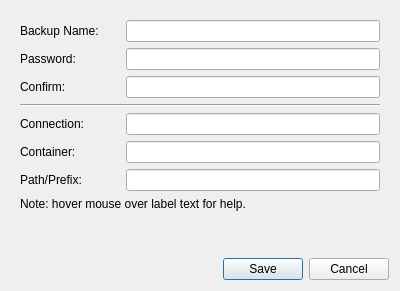
<?xml version="1.0" encoding="UTF-8"?>
<ui version="4.0">
 <class>ConfigAzureDialog</class>
 <widget class="QDialog" name="ConfigAzureDialog">
  <property name="geometry">
   <rect>
    <x>0</x>
    <y>0</y>
    <width>400</width>
    <height>291</height>
   </rect>
  </property>
  <property name="windowTitle">
   <string>Configure Microsoft Azure</string>
  </property>
  <layout class="QVBoxLayout" name="verticalLayout">
   <item alignment="Qt::AlignTop">
    <widget class="QWidget" name="widget" native="true">
     <layout class="QVBoxLayout" name="verticalLayout_2">
      <item>
       <layout class="QHBoxLayout" name="horizontalLayout">
        <item>
         <widget class="QLabel" name="label">
          <property name="minimumSize">
           <size>
            <width>100</width>
            <height>0</height>
           </size>
          </property>
          <property name="toolTip">
           <string>&lt;html&gt;&lt;head/&gt;&lt;body&gt;&lt;p&gt;&lt;span style=&quot; font-weight:600;&quot;&gt;Backup Name:&lt;/span&gt;&lt;/p&gt;&lt;p&gt;Something descriptive to help you remember what this backup contains (eg: My Pictures).&lt;/p&gt;&lt;/body&gt;&lt;/html&gt;</string>
          </property>
          <property name="text">
           <string>Backup Name:</string>
          </property>
         </widget>
        </item>
        <item>
         <widget class="QLineEdit" name="name_line_edit"/>
        </item>
       </layout>
      </item>
      <item>
       <layout class="QHBoxLayout" name="horizontalLayout_3">
        <item>
         <widget class="QLabel" name="label_2">
          <property name="minimumSize">
           <size>
            <width>100</width>
            <height>0</height>
           </size>
          </property>
          <property name="toolTip">
           <string>&lt;html&gt;&lt;head/&gt;&lt;body&gt;&lt;p&gt;&lt;span style=&quot; font-weight:600;&quot;&gt;Password:&lt;/span&gt;&lt;/p&gt;&lt;p&gt;Your data will be encrypted with this. Make sure to write it down. You will LOSE YOUR DATA if you lose this password.&lt;/p&gt;&lt;/body&gt;&lt;/html&gt;</string>
          </property>
          <property name="text">
           <string>Password:</string>
          </property>
         </widget>
        </item>
        <item>
         <widget class="QLineEdit" name="password_line_edit">
          <property name="echoMode">
           <enum>QLineEdit::Password</enum>
          </property>
         </widget>
        </item>
       </layout>
      </item>
      <item>
       <layout class="QHBoxLayout" name="horizontalLayout_4">
        <item>
         <widget class="QLabel" name="label_3">
          <property name="minimumSize">
           <size>
            <width>100</width>
            <height>0</height>
           </size>
          </property>
          <property name="toolTip">
           <string>&lt;html&gt;&lt;head/&gt;&lt;body&gt;&lt;p&gt;Re-type your password.&lt;/p&gt;&lt;/body&gt;&lt;/html&gt;</string>
          </property>
          <property name="text">
           <string>Confirm:</string>
          </property>
         </widget>
        </item>
        <item>
         <widget class="QLineEdit" name="confirm_password_line_edit">
          <property name="echoMode">
           <enum>QLineEdit::Password</enum>
          </property>
         </widget>
        </item>
       </layout>
      </item>
      <item>
       <widget class="Line" name="line">
        <property name="orientation">
         <enum>Qt::Horizontal</enum>
        </property>
       </widget>
      </item>
      <item>
       <layout class="QHBoxLayout" name="horizontalLayout_5">
        <item>
         <widget class="QLabel" name="label_4">
          <property name="minimumSize">
           <size>
            <width>100</width>
            <height>0</height>
           </size>
          </property>
          <property name="toolTip">
           <string>&lt;html&gt;&lt;head/&gt;&lt;body&gt;&lt;p&gt;&lt;span style=&quot; font-weight:600;&quot;&gt;Connection:&lt;/span&gt;&lt;/p&gt;&lt;p&gt;The connection string for your container. This can be found in the Azure web portal.&lt;/p&gt;&lt;/body&gt;&lt;/html&gt;</string>
          </property>
          <property name="text">
           <string>Connection:</string>
          </property>
         </widget>
        </item>
        <item>
         <widget class="QLineEdit" name="connection_line_edit">
          <property name="echoMode">
           <enum>QLineEdit::Password</enum>
          </property>
         </widget>
        </item>
       </layout>
      </item>
      <item>
       <layout class="QHBoxLayout" name="horizontalLayout_6">
        <item>
         <widget class="QLabel" name="label_6">
          <property name="minimumSize">
           <size>
            <width>100</width>
            <height>0</height>
           </size>
          </property>
          <property name="toolTip">
           <string>&lt;html&gt;&lt;head/&gt;&lt;body&gt;&lt;p&gt;&lt;span style=&quot; font-weight:600;&quot;&gt;Container:&lt;/span&gt;&lt;/p&gt;&lt;p&gt;The name of your storage container on Azure. It must already exist. BlobBackup will not create containers for you.&lt;/p&gt;&lt;/body&gt;&lt;/html&gt;</string>
          </property>
          <property name="text">
           <string>Container:</string>
          </property>
         </widget>
        </item>
        <item>
         <widget class="QLineEdit" name="container_line_edit"/>
        </item>
       </layout>
      </item>
      <item>
       <layout class="QHBoxLayout" name="horizontalLayout_7">
        <item>
         <widget class="QLabel" name="label_7">
          <property name="minimumSize">
           <size>
            <width>100</width>
            <height>0</height>
           </size>
          </property>
          <property name="toolTip">
           <string>&lt;html&gt;&lt;head/&gt;&lt;body&gt;&lt;p&gt;&lt;span style=&quot; font-weight:600;&quot;&gt;Prefix:&lt;/span&gt;&lt;/p&gt;&lt;p&gt;The path that will be added before every object that BlobBackup uploads.&lt;/p&gt;&lt;/body&gt;&lt;/html&gt;</string>
          </property>
          <property name="text">
           <string>Path/Prefix:</string>
          </property>
         </widget>
        </item>
        <item>
         <widget class="QLineEdit" name="prefix_line_edit"/>
        </item>
       </layout>
      </item>
      <item>
       <widget class="QLabel" name="label_5">
        <property name="text">
         <string>Note: hover mouse over label text for help.</string>
        </property>
       </widget>
      </item>
     </layout>
    </widget>
   </item>
   <item>
    <widget class="QDialogButtonBox" name="buttonBox">
     <property name="orientation">
      <enum>Qt::Horizontal</enum>
     </property>
     <property name="standardButtons">
      <set>QDialogButtonBox::Cancel|QDialogButtonBox::Save</set>
     </property>
    </widget>
   </item>
  </layout>
 </widget>
 <resources/>
 <connections>
  <connection>
   <sender>buttonBox</sender>
   <signal>accepted()</signal>
   <receiver>ConfigAzureDialog</receiver>
   <slot>accept()</slot>
   <hints>
    <hint type="sourcelabel">
     <x>248</x>
     <y>254</y>
    </hint>
    <hint type="destinationlabel">
     <x>157</x>
     <y>274</y>
    </hint>
   </hints>
  </connection>
  <connection>
   <sender>buttonBox</sender>
   <signal>rejected()</signal>
   <receiver>ConfigAzureDialog</receiver>
   <slot>reject()</slot>
   <hints>
    <hint type="sourcelabel">
     <x>316</x>
     <y>260</y>
    </hint>
    <hint type="destinationlabel">
     <x>286</x>
     <y>274</y>
    </hint>
   </hints>
  </connection>
 </connections>
</ui>
